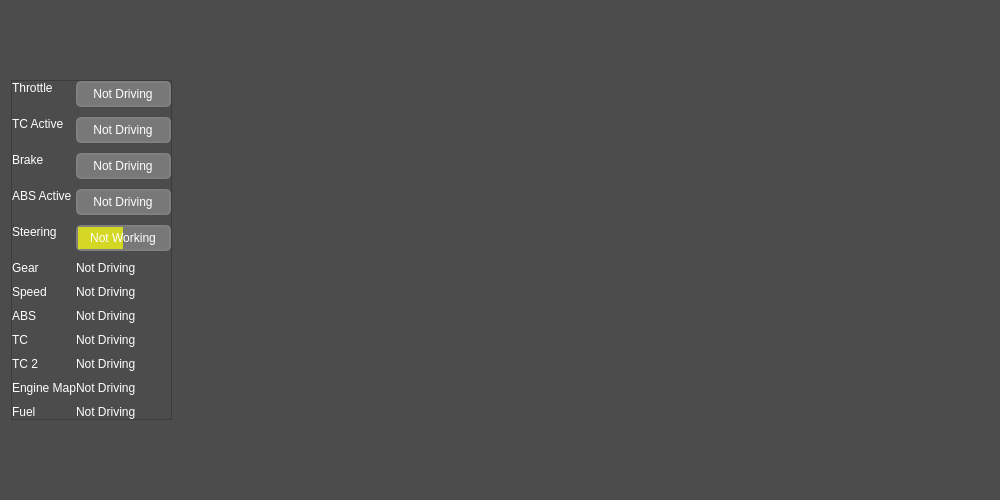
<?xml version="1.0" encoding="UTF-8"?>
<ui version="4.0">
 <class>DriverInput</class>
 <widget class="QWidget" name="DriverInput">
  <property name="geometry">
   <rect>
    <x>0</x>
    <y>0</y>
    <width>1000</width>
    <height>500</height>
   </rect>
  </property>
  <property name="sizePolicy">
   <sizepolicy hsizetype="Fixed" vsizetype="Fixed">
    <horstretch>0</horstretch>
    <verstretch>0</verstretch>
   </sizepolicy>
  </property>
  <property name="minimumSize">
   <size>
    <width>1000</width>
    <height>500</height>
   </size>
  </property>
  <property name="maximumSize">
   <size>
    <width>1000</width>
    <height>654</height>
   </size>
  </property>
  <property name="font">
   <font>
    <pointsize>-1</pointsize>
    <italic>false</italic>
    <bold>false</bold>
   </font>
  </property>
  <property name="windowTitle">
   <string>ACC Engineer driver input</string>
  </property>
  <property name="styleSheet">
   <string notr="true">background-color: rgb(76, 76, 76);
color: rgb(255, 255, 255);
font: 16px;</string>
  </property>
  <property name="locale">
   <locale language="English" country="UnitedStates"/>
  </property>
  <layout class="QHBoxLayout" name="horizontalLayout_3" stretch="0,3">
   <item>
    <widget class="QFrame" name="CarInfoFrame">
     <property name="sizePolicy">
      <sizepolicy hsizetype="MinimumExpanding" vsizetype="Fixed">
       <horstretch>0</horstretch>
       <verstretch>0</verstretch>
      </sizepolicy>
     </property>
     <property name="minimumSize">
      <size>
       <width>100</width>
       <height>0</height>
      </size>
     </property>
     <property name="maximumSize">
      <size>
       <width>300</width>
       <height>16777215</height>
      </size>
     </property>
     <property name="styleSheet">
      <string notr="true">font-size: 12px
</string>
     </property>
     <property name="frameShape">
      <enum>QFrame::StyledPanel</enum>
     </property>
     <property name="frameShadow">
      <enum>QFrame::Raised</enum>
     </property>
     <layout class="QFormLayout" name="formLayout">
      <property name="horizontalSpacing">
       <number>0</number>
      </property>
      <property name="verticalSpacing">
       <number>10</number>
      </property>
      <property name="leftMargin">
       <number>0</number>
      </property>
      <property name="topMargin">
       <number>0</number>
      </property>
      <property name="rightMargin">
       <number>0</number>
      </property>
      <property name="bottomMargin">
       <number>0</number>
      </property>
      <item row="0" column="0">
       <widget class="QLabel" name="ThrottleLabel">
        <property name="sizePolicy">
         <sizepolicy hsizetype="Fixed" vsizetype="Fixed">
          <horstretch>0</horstretch>
          <verstretch>0</verstretch>
         </sizepolicy>
        </property>
        <property name="minimumSize">
         <size>
          <width>0</width>
          <height>0</height>
         </size>
        </property>
        <property name="text">
         <string>Throttle</string>
        </property>
        <property name="alignment">
         <set>Qt::AlignLeading|Qt::AlignLeft|Qt::AlignVCenter</set>
        </property>
       </widget>
      </item>
      <item row="0" column="1">
       <widget class="QProgressBar" name="ThrottleProgressBar">
        <property name="styleSheet">
         <string notr="true">QProgressBar {
     border: 2px solid grey;
     border-radius: 5px;
     background-color: rgb(120, 120, 120);
 }

QProgressBar::chunk {
     background-color: rgba(0, 254, 0, 180);
 }</string>
        </property>
        <property name="value">
         <number>0</number>
        </property>
        <property name="alignment">
         <set>Qt::AlignCenter</set>
        </property>
        <property name="format">
         <string>Not Driving</string>
        </property>
       </widget>
      </item>
      <item row="1" column="0">
       <widget class="QLabel" name="TCInACtionLabel">
        <property name="sizePolicy">
         <sizepolicy hsizetype="Fixed" vsizetype="Fixed">
          <horstretch>0</horstretch>
          <verstretch>0</verstretch>
         </sizepolicy>
        </property>
        <property name="minimumSize">
         <size>
          <width>0</width>
          <height>0</height>
         </size>
        </property>
        <property name="text">
         <string>TC Active</string>
        </property>
        <property name="alignment">
         <set>Qt::AlignLeading|Qt::AlignLeft|Qt::AlignVCenter</set>
        </property>
       </widget>
      </item>
      <item row="1" column="1">
       <widget class="QProgressBar" name="TCInActionProgressBar">
        <property name="styleSheet">
         <string notr="true">QProgressBar {
     border: 2px solid grey;
     border-radius: 5px;
     background-color: rgb(120, 120, 120);
 }

QProgressBar::chunk {
     background-color: rgba(0, 254, 0, 180);
 }</string>
        </property>
        <property name="value">
         <number>0</number>
        </property>
        <property name="alignment">
         <set>Qt::AlignCenter</set>
        </property>
        <property name="format">
         <string>Not Driving</string>
        </property>
       </widget>
      </item>
      <item row="2" column="0">
       <widget class="QLabel" name="BrakeLabel">
        <property name="sizePolicy">
         <sizepolicy hsizetype="Fixed" vsizetype="Fixed">
          <horstretch>0</horstretch>
          <verstretch>0</verstretch>
         </sizepolicy>
        </property>
        <property name="minimumSize">
         <size>
          <width>0</width>
          <height>0</height>
         </size>
        </property>
        <property name="text">
         <string>Brake</string>
        </property>
        <property name="alignment">
         <set>Qt::AlignLeading|Qt::AlignLeft|Qt::AlignVCenter</set>
        </property>
       </widget>
      </item>
      <item row="2" column="1">
       <widget class="QProgressBar" name="BrakeProgressBar">
        <property name="styleSheet">
         <string notr="true">QProgressBar {
     border: 2px solid grey;
     border-radius: 5px;
     background-color: rgb(120, 120, 120);
 }

QProgressBar::chunk {
     background-color: rgba(255, 0, 0, 180);
 }</string>
        </property>
        <property name="value">
         <number>0</number>
        </property>
        <property name="alignment">
         <set>Qt::AlignCenter</set>
        </property>
        <property name="format">
         <string notr="true">Not Driving</string>
        </property>
       </widget>
      </item>
      <item row="3" column="0">
       <widget class="QLabel" name="ABSInActionLabel">
        <property name="sizePolicy">
         <sizepolicy hsizetype="Fixed" vsizetype="Fixed">
          <horstretch>100</horstretch>
          <verstretch>0</verstretch>
         </sizepolicy>
        </property>
        <property name="minimumSize">
         <size>
          <width>0</width>
          <height>0</height>
         </size>
        </property>
        <property name="text">
         <string>ABS Active</string>
        </property>
        <property name="alignment">
         <set>Qt::AlignLeading|Qt::AlignLeft|Qt::AlignVCenter</set>
        </property>
       </widget>
      </item>
      <item row="3" column="1">
       <widget class="QProgressBar" name="ABSInActionProgressBar">
        <property name="styleSheet">
         <string notr="true">QProgressBar {
     border: 2px solid grey;
     border-radius: 5px;
     background-color: rgb(120, 120, 120);
 }

QProgressBar::chunk {
     background-color: rgba(0, 254, 0, 180);
 }</string>
        </property>
        <property name="value">
         <number>0</number>
        </property>
        <property name="alignment">
         <set>Qt::AlignCenter</set>
        </property>
        <property name="format">
         <string>Not Driving</string>
        </property>
       </widget>
      </item>
      <item row="4" column="0">
       <widget class="QLabel" name="SteeringLabel">
        <property name="sizePolicy">
         <sizepolicy hsizetype="Fixed" vsizetype="Fixed">
          <horstretch>0</horstretch>
          <verstretch>0</verstretch>
         </sizepolicy>
        </property>
        <property name="minimumSize">
         <size>
          <width>0</width>
          <height>0</height>
         </size>
        </property>
        <property name="text">
         <string>Steering</string>
        </property>
        <property name="alignment">
         <set>Qt::AlignLeading|Qt::AlignLeft|Qt::AlignVCenter</set>
        </property>
       </widget>
      </item>
      <item row="4" column="1">
       <widget class="QProgressBar" name="SteeringProgressBar">
        <property name="styleSheet">
         <string notr="true">QProgressBar {
     border: 2px solid grey;
     border-radius: 5px;
     background-color: rgb(120, 120, 120);
 }

QProgressBar::chunk {
     background-color:  rgba(251, 255, 0, 180);
 }</string>
        </property>
        <property name="minimum">
         <number>-500</number>
        </property>
        <property name="maximum">
         <number>500</number>
        </property>
        <property name="value">
         <number>0</number>
        </property>
        <property name="alignment">
         <set>Qt::AlignCenter</set>
        </property>
        <property name="textVisible">
         <bool>true</bool>
        </property>
        <property name="textDirection">
         <enum>QProgressBar::TopToBottom</enum>
        </property>
        <property name="format">
         <string>Not Working</string>
        </property>
       </widget>
      </item>
      <item row="5" column="0">
       <widget class="QLabel" name="GearHintLabel">
        <property name="sizePolicy">
         <sizepolicy hsizetype="Fixed" vsizetype="Expanding">
          <horstretch>0</horstretch>
          <verstretch>0</verstretch>
         </sizepolicy>
        </property>
        <property name="text">
         <string>Gear</string>
        </property>
       </widget>
      </item>
      <item row="5" column="1">
       <widget class="QLabel" name="GearLabel">
        <property name="sizePolicy">
         <sizepolicy hsizetype="Expanding" vsizetype="Fixed">
          <horstretch>0</horstretch>
          <verstretch>0</verstretch>
         </sizepolicy>
        </property>
        <property name="text">
         <string>Not Driving</string>
        </property>
        <property name="alignment">
         <set>Qt::AlignLeading|Qt::AlignLeft|Qt::AlignVCenter</set>
        </property>
       </widget>
      </item>
      <item row="6" column="0">
       <widget class="QLabel" name="SpeedHintLabel">
        <property name="sizePolicy">
         <sizepolicy hsizetype="Fixed" vsizetype="Expanding">
          <horstretch>0</horstretch>
          <verstretch>0</verstretch>
         </sizepolicy>
        </property>
        <property name="text">
         <string>Speed</string>
        </property>
       </widget>
      </item>
      <item row="6" column="1">
       <widget class="QLabel" name="SpeedLabel">
        <property name="sizePolicy">
         <sizepolicy hsizetype="Expanding" vsizetype="Fixed">
          <horstretch>0</horstretch>
          <verstretch>0</verstretch>
         </sizepolicy>
        </property>
        <property name="text">
         <string>Not Driving</string>
        </property>
        <property name="alignment">
         <set>Qt::AlignLeading|Qt::AlignLeft|Qt::AlignVCenter</set>
        </property>
       </widget>
      </item>
      <item row="7" column="0">
       <widget class="QLabel" name="ABSHintLabel">
        <property name="sizePolicy">
         <sizepolicy hsizetype="Fixed" vsizetype="Preferred">
          <horstretch>0</horstretch>
          <verstretch>0</verstretch>
         </sizepolicy>
        </property>
        <property name="text">
         <string>ABS</string>
        </property>
       </widget>
      </item>
      <item row="7" column="1">
       <widget class="QLabel" name="ABSLabel">
        <property name="sizePolicy">
         <sizepolicy hsizetype="Expanding" vsizetype="Fixed">
          <horstretch>0</horstretch>
          <verstretch>0</verstretch>
         </sizepolicy>
        </property>
        <property name="text">
         <string>Not Driving</string>
        </property>
       </widget>
      </item>
      <item row="8" column="0">
       <widget class="QLabel" name="TCHintLabel">
        <property name="sizePolicy">
         <sizepolicy hsizetype="Fixed" vsizetype="Preferred">
          <horstretch>0</horstretch>
          <verstretch>0</verstretch>
         </sizepolicy>
        </property>
        <property name="text">
         <string>TC</string>
        </property>
       </widget>
      </item>
      <item row="8" column="1">
       <widget class="QLabel" name="TCLabel">
        <property name="sizePolicy">
         <sizepolicy hsizetype="Expanding" vsizetype="Fixed">
          <horstretch>0</horstretch>
          <verstretch>0</verstretch>
         </sizepolicy>
        </property>
        <property name="text">
         <string>Not Driving</string>
        </property>
       </widget>
      </item>
      <item row="9" column="0">
       <widget class="QLabel" name="TC2HintLabel">
        <property name="sizePolicy">
         <sizepolicy hsizetype="Fixed" vsizetype="Preferred">
          <horstretch>0</horstretch>
          <verstretch>0</verstretch>
         </sizepolicy>
        </property>
        <property name="text">
         <string>TC 2</string>
        </property>
       </widget>
      </item>
      <item row="9" column="1">
       <widget class="QLabel" name="TC2Label">
        <property name="text">
         <string>Not Driving</string>
        </property>
       </widget>
      </item>
      <item row="10" column="0">
       <widget class="QLabel" name="EngineMapHintLabel">
        <property name="sizePolicy">
         <sizepolicy hsizetype="Fixed" vsizetype="Preferred">
          <horstretch>0</horstretch>
          <verstretch>0</verstretch>
         </sizepolicy>
        </property>
        <property name="text">
         <string>Engine Map</string>
        </property>
       </widget>
      </item>
      <item row="10" column="1">
       <widget class="QLabel" name="EngineMapLabel">
        <property name="text">
         <string>Not Driving</string>
        </property>
       </widget>
      </item>
      <item row="11" column="0">
       <widget class="QLabel" name="FuelHintLabel">
        <property name="sizePolicy">
         <sizepolicy hsizetype="Fixed" vsizetype="Preferred">
          <horstretch>0</horstretch>
          <verstretch>0</verstretch>
         </sizepolicy>
        </property>
        <property name="text">
         <string>Fuel</string>
        </property>
       </widget>
      </item>
      <item row="11" column="1">
       <widget class="QLabel" name="FuelLabel">
        <property name="text">
         <string>Not Driving</string>
        </property>
       </widget>
      </item>
     </layout>
    </widget>
   </item>
   <item>
    <widget class="QFrame" name="PlotsFrame">
     <property name="frameShape">
      <enum>QFrame::NoFrame</enum>
     </property>
     <property name="frameShadow">
      <enum>QFrame::Raised</enum>
     </property>
     <layout class="QVBoxLayout" name="verticalLayout">
      <property name="spacing">
       <number>0</number>
      </property>
      <property name="leftMargin">
       <number>0</number>
      </property>
      <property name="topMargin">
       <number>0</number>
      </property>
      <property name="rightMargin">
       <number>0</number>
      </property>
      <property name="bottomMargin">
       <number>0</number>
      </property>
      <item>
       <widget class="QwtPlot" name="ThrottlePlot">
        <property name="sizePolicy">
         <sizepolicy hsizetype="Expanding" vsizetype="Fixed">
          <horstretch>0</horstretch>
          <verstretch>50</verstretch>
         </sizepolicy>
        </property>
        <property name="minimumSize">
         <size>
          <width>0</width>
          <height>0</height>
         </size>
        </property>
        <property name="maximumSize">
         <size>
          <width>16777215</width>
          <height>150</height>
         </size>
        </property>
       </widget>
      </item>
      <item>
       <widget class="QwtPlot" name="BrakePlot">
        <property name="sizePolicy">
         <sizepolicy hsizetype="Expanding" vsizetype="Fixed">
          <horstretch>0</horstretch>
          <verstretch>150</verstretch>
         </sizepolicy>
        </property>
        <property name="maximumSize">
         <size>
          <width>16777215</width>
          <height>150</height>
         </size>
        </property>
       </widget>
      </item>
      <item>
       <widget class="QwtPlot" name="SpeedPlot">
        <property name="sizePolicy">
         <sizepolicy hsizetype="Expanding" vsizetype="Fixed">
          <horstretch>0</horstretch>
          <verstretch>150</verstretch>
         </sizepolicy>
        </property>
        <property name="maximumSize">
         <size>
          <width>16777215</width>
          <height>150</height>
         </size>
        </property>
       </widget>
      </item>
      <item>
       <widget class="QwtPlot" name="SteeringPlot">
        <property name="sizePolicy">
         <sizepolicy hsizetype="Expanding" vsizetype="Expanding">
          <horstretch>0</horstretch>
          <verstretch>150</verstretch>
         </sizepolicy>
        </property>
        <property name="maximumSize">
         <size>
          <width>16777215</width>
          <height>150</height>
         </size>
        </property>
        <property name="frameShape">
         <enum>QFrame::NoFrame</enum>
        </property>
       </widget>
      </item>
     </layout>
    </widget>
   </item>
  </layout>
 </widget>
 <customwidgets>
  <customwidget>
   <class>QwtPlot</class>
   <extends>QFrame</extends>
   <header>qwt_plot.h</header>
  </customwidget>
 </customwidgets>
 <resources/>
 <connections/>
</ui>
